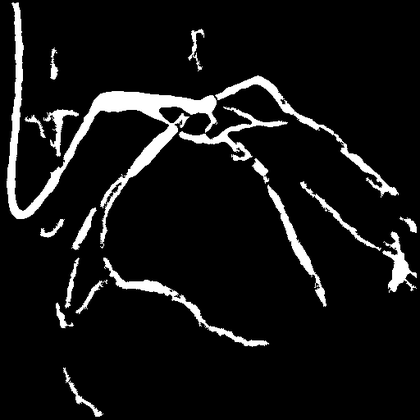
%> input picture Filled image.bmp, 420 x 420 px, shrunk from 512 x 512 before the run
$ octave --eval "result = vessel_seg(imread('Filled image.bmp'));"   (GNU Octave 9; MATLAB toolbox functions it lacks are replaced by stand-ins)
%> lines starting %> are read from the running program, lines starting %| are printed output that depends on the picture; in (x1, y1, x2, y2) boxes, pixels count from 0 and x2, y2 are one past the last pixel; in counts of white or black regions, pixels touching at a corner belong together; the program's own positions count from 1
function [out]=vessel_seg(img)
% [49 lines of commented-out code are left out]
[r, c, ~]=size(img);
%> r = 420; c = 420
T=graythresh(img);
%> T = 0.471
ib = imbinarize(img, T);
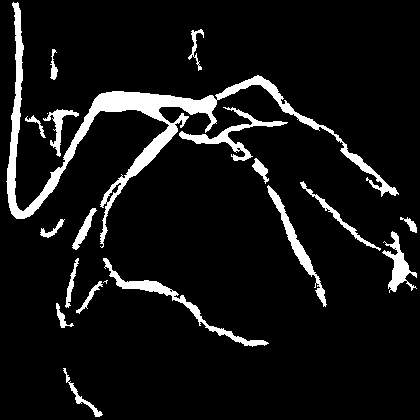
%> ib: size 420x420 logical; 8.1% white; 20 white regions (2 under 20 px), largest, box (x1, y1, x2, y2) and area: (6, 2, 399, 248) 7691, (103, 258, 269, 347) 1234, (179, 107, 288, 161) 1012
ib = imfill(ib,'holes');
%> ib: size 420x420 logical; 8.2% white; 20 white regions (2 under 20 px), largest, box (x1, y1, x2, y2) and area: (6, 2, 399, 248) 7752, (103, 258, 269, 347) 1237, (179, 107, 288, 161) 1017
ib=imcomplement(ib);
%> ib: size 420x420 logical; 91.8% white; 20 black regions (2 under 20 px)

s1=regionprops(ib,'BoundingBox','Extrema','PixelList','ConvexArea','Area');
%> s1 = 1 region; box (x1, y1, x2, y2), Area and ConvexArea: (0, 0, 420, 420) 161956 176400
[size_prop,~]=size(s1);
%> size_prop = 1

for i=1:size_prop
    s1(i).Extrema=int8(s1(i).Extrema);
end
%> this loop made 1 pass
%========line array============
x=1:c;
%> x = 420 values from 1 to 420
y=ones(1,c);
l1=[x;y];
l1=transpose(l1);

x=ones(1,r)*(c+1);
y=1:r;
%> y = 420 values from 1 to 420
l2=[x;y];
l2=transpose(l2);

y=ones(1,c)*(r+1);
x=1:c;
l3=[x;y];
l3=transpose(l3);

x=ones(1,r);
y=1:r;
l4=[x;y];
l4=transpose(l4);
%=============================
pos=0;
pts_position=[];
for i=1:size_prop(1)
    count=0;
    A=array2table(s1(i).Extrema,'VariableNames',{'x','y'});
    B=array2table(l1,'VariableNames',{'x','y'});
    C1 = intersect(A,B);
    [x , ~]=size(C1);
    if x~=0
        count=count+1;
    else
    end
    A=array2table(s1(i).Extrema,'VariableNames',{'x','y'});
    B=array2table(l2,'VariableNames',{'x','y'});
    C2 = intersect(A,B);
    [x , ~]=size(C2);
    if x~=0
        count=count+1;
    else
    end
    A=array2table(s1(i).Extrema,'VariableNames',{'x','y'});
    B=array2table(l3,'VariableNames',{'x','y'});
    C3 = intersect(A,B);
    [x , ~]=size(C3);
    if x~=0
        count=count+1;
    else
    end
    A=array2table(s1(i).Extrema,'VariableNames',{'x','y'});
    B=array2table(l4,'VariableNames',{'x','y'});
    C4 = intersect(A,B);
    [x, ~]=size(C4);
    if x~=0
        count=count+1;
    else
    end
    pts(i)=count;
    if count>1
        pos=pos+1;
        pts_position(pos)=i;
    end
end
%> this loop made 1 pass
%> count on pass 1: 0
[~,intpt]=size(pts_position);
out=zeros(r,c);
for k=1:intpt
    [len,~]=size(s1(pts_position(k)).PixelList);
    for i=1:len
        out(s1(pts_position(k)).PixelList(i+len),s1(pts_position(k)).PixelList(i))=255;
    end
end

out = bwmorph(out,'skel',Inf);
out1 = bwmorph(out,'spur',Inf);
brances=out-out1;
npts_position=[];
count=1;
[columns rows] = find (brances);
wh_pts=[rows columns];

B=array2table(wh_pts,'VariableNames',{'x','y'});
for i=1:intpt
    A=array2table(s1(pts_position(i)).PixelList,'VariableNames',{'x','y'});
    C2 = intersect(A,B)
    [len_pts , ~]=size(C2);
    if len_pts<6
        npts_position(count)=pts_position(i);
        count=count+1;
    end
end
intpt=length(npts_position);
out=zeros(r,c);
for k=1:intpt
    len=length(s1(npts_position(k)).PixelList);
    if len>length(wh_pts)
        for i=1:len
            out(s1(npts_position(k)).PixelList(i+len),s1(npts_position(k)).PixelList(i))=255;
        end
    else
    end
end


% [122 lines of commented-out code are left out]

end
%> (the run ends here)

$ run again, on Substracted Image.bmp
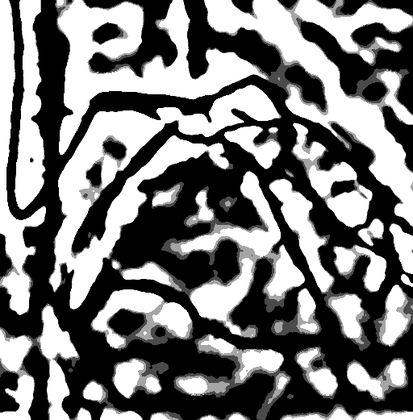
%> input picture Substracted Image.bmp, 413 x 420 px, shrunk from 512 x 521 before the run
%> T = 0.494
%> in vessel_seg, `ib = imbinarize(img, T);`:
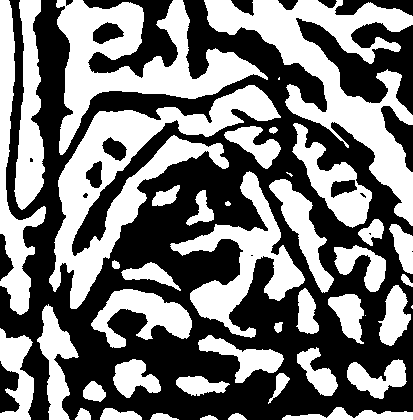
%> ib: size 420x413 logical; 47% white; 43 white regions (4 under 20 px), largest, box (x1, y1, x2, y2) and area: (204, 0, 413, 226) 13805, (49, 85, 281, 309) 13679, (56, 0, 268, 155) 11139
%> in vessel_seg, `ib = imfill(ib,'holes');`:
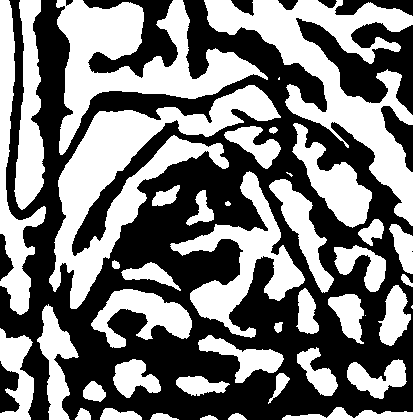
%> ib: size 420x413 logical; 47.9% white; 43 white regions (4 under 20 px), largest, box (x1, y1, x2, y2) and area: (49, 85, 281, 309) 14359, (204, 0, 413, 226) 13805, (56, 0, 268, 155) 11573
%> s1 = 12 regions; largest, box (x1, y1, x2, y2), Area and ConvexArea: (0, 0, 413, 420) 79383 152520, (296, 18, 413, 115) 5000 7671, (83, 0, 178, 78) 2913 6583, (381, 106, 413, 172) 900 1135, (335, 0, 413, 16) 728 1168
%> size_prop = 12
%> the loop in vessel_seg, `for i=1:size_prop` made 12 passes
%> the loop in vessel_seg, `for i=1:size_prop(1)` made 1 pass
%> count on pass 1: 0
